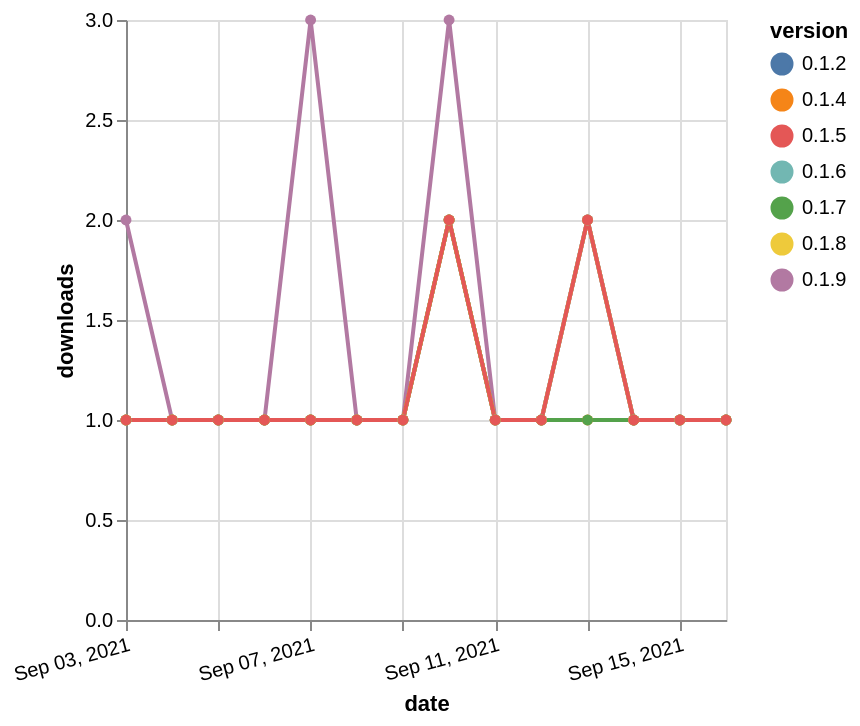

Specify this chart in Vega-Lite:
### Vega-Lite specification from a JSON file in a GitHub repository (floating-point values rounded to 4 significant figures)
{"$schema": "https://vega.github.io/schema/vega-lite/v5.json", "description": "A simple bar chart with embedded data.", "data": {"values": [{"date": "2021-09-03", "total": 245, "delta": 1, "version": "0.1.2"}, {"date": "2021-09-04", "total": 246, "delta": 1, "version": "0.1.2"}, {"date": "2021-09-05", "total": 247, "delta": 1, "version": "0.1.2"}, {"date": "2021-09-06", "total": 248, "delta": 1, "version": "0.1.2"}, {"date": "2021-09-07", "total": 249, "delta": 1, "version": "0.1.2"}, {"date": "2021-09-08", "total": 250, "delta": 1, "version": "0.1.2"}, {"date": "2021-09-09", "total": 251, "delta": 1, "version": "0.1.2"}, {"date": "2021-09-10", "total": 253, "delta": 2, "version": "0.1.2"}, {"date": "2021-09-11", "total": 254, "delta": 1, "version": "0.1.2"}, {"date": "2021-09-12", "total": 255, "delta": 1, "version": "0.1.2"}, {"date": "2021-09-13", "total": 257, "delta": 2, "version": "0.1.2"}, {"date": "2021-09-14", "total": 258, "delta": 1, "version": "0.1.2"}, {"date": "2021-09-15", "total": 259, "delta": 1, "version": "0.1.2"}, {"date": "2021-09-16", "total": 260, "delta": 1, "version": "0.1.2"}, {"date": "2021-09-03", "total": 210, "delta": 1, "version": "0.1.4"}, {"date": "2021-09-04", "total": 211, "delta": 1, "version": "0.1.4"}, {"date": "2021-09-05", "total": 212, "delta": 1, "version": "0.1.4"}, {"date": "2021-09-06", "total": 213, "delta": 1, "version": "0.1.4"}, {"date": "2021-09-07", "total": 214, "delta": 1, "version": "0.1.4"}, {"date": "2021-09-08", "total": 215, "delta": 1, "version": "0.1.4"}, {"date": "2021-09-09", "total": 216, "delta": 1, "version": "0.1.4"}, {"date": "2021-09-10", "total": 218, "delta": 2, "version": "0.1.4"}, {"date": "2021-09-11", "total": 219, "delta": 1, "version": "0.1.4"}, {"date": "2021-09-12", "total": 220, "delta": 1, "version": "0.1.4"}, {"date": "2021-09-13", "total": 221, "delta": 1, "version": "0.1.4"}, {"date": "2021-09-14", "total": 222, "delta": 1, "version": "0.1.4"}, {"date": "2021-09-15", "total": 223, "delta": 1, "version": "0.1.4"}, {"date": "2021-09-16", "total": 224, "delta": 1, "version": "0.1.4"}, {"date": "2021-09-03", "total": 228, "delta": 2, "version": "0.1.9"}, {"date": "2021-09-04", "total": 229, "delta": 1, "version": "0.1.9"}, {"date": "2021-09-05", "total": 230, "delta": 1, "version": "0.1.9"}, {"date": "2021-09-06", "total": 231, "delta": 1, "version": "0.1.9"}, {"date": "2021-09-07", "total": 234, "delta": 3, "version": "0.1.9"}, {"date": "2021-09-08", "total": 235, "delta": 1, "version": "0.1.9"}, {"date": "2021-09-09", "total": 236, "delta": 1, "version": "0.1.9"}, {"date": "2021-09-10", "total": 239, "delta": 3, "version": "0.1.9"}, {"date": "2021-09-11", "total": 240, "delta": 1, "version": "0.1.9"}, {"date": "2021-09-12", "total": 241, "delta": 1, "version": "0.1.9"}, {"date": "2021-09-13", "total": 243, "delta": 2, "version": "0.1.9"}, {"date": "2021-09-14", "total": 244, "delta": 1, "version": "0.1.9"}, {"date": "2021-09-15", "total": 245, "delta": 1, "version": "0.1.9"}, {"date": "2021-09-16", "total": 246, "delta": 1, "version": "0.1.9"}, {"date": "2021-09-03", "total": 175, "delta": 1, "version": "0.1.6"}, {"date": "2021-09-04", "total": 176, "delta": 1, "version": "0.1.6"}, {"date": "2021-09-05", "total": 177, "delta": 1, "version": "0.1.6"}, {"date": "2021-09-06", "total": 178, "delta": 1, "version": "0.1.6"}, {"date": "2021-09-07", "total": 179, "delta": 1, "version": "0.1.6"}, {"date": "2021-09-08", "total": 180, "delta": 1, "version": "0.1.6"}, {"date": "2021-09-09", "total": 181, "delta": 1, "version": "0.1.6"}, {"date": "2021-09-10", "total": 183, "delta": 2, "version": "0.1.6"}, {"date": "2021-09-11", "total": 184, "delta": 1, "version": "0.1.6"}, {"date": "2021-09-12", "total": 185, "delta": 1, "version": "0.1.6"}, {"date": "2021-09-13", "total": 187, "delta": 2, "version": "0.1.6"}, {"date": "2021-09-14", "total": 188, "delta": 1, "version": "0.1.6"}, {"date": "2021-09-15", "total": 189, "delta": 1, "version": "0.1.6"}, {"date": "2021-09-16", "total": 190, "delta": 1, "version": "0.1.6"}, {"date": "2021-09-03", "total": 172, "delta": 1, "version": "0.1.7"}, {"date": "2021-09-04", "total": 173, "delta": 1, "version": "0.1.7"}, {"date": "2021-09-05", "total": 174, "delta": 1, "version": "0.1.7"}, {"date": "2021-09-06", "total": 175, "delta": 1, "version": "0.1.7"}, {"date": "2021-09-07", "total": 176, "delta": 1, "version": "0.1.7"}, {"date": "2021-09-08", "total": 177, "delta": 1, "version": "0.1.7"}, {"date": "2021-09-09", "total": 178, "delta": 1, "version": "0.1.7"}, {"date": "2021-09-10", "total": 180, "delta": 2, "version": "0.1.7"}, {"date": "2021-09-11", "total": 181, "delta": 1, "version": "0.1.7"}, {"date": "2021-09-12", "total": 182, "delta": 1, "version": "0.1.7"}, {"date": "2021-09-13", "total": 183, "delta": 1, "version": "0.1.7"}, {"date": "2021-09-14", "total": 184, "delta": 1, "version": "0.1.7"}, {"date": "2021-09-15", "total": 185, "delta": 1, "version": "0.1.7"}, {"date": "2021-09-16", "total": 186, "delta": 1, "version": "0.1.7"}, {"date": "2021-09-03", "total": 174, "delta": 1, "version": "0.1.8"}, {"date": "2021-09-04", "total": 175, "delta": 1, "version": "0.1.8"}, {"date": "2021-09-05", "total": 176, "delta": 1, "version": "0.1.8"}, {"date": "2021-09-06", "total": 177, "delta": 1, "version": "0.1.8"}, {"date": "2021-09-07", "total": 178, "delta": 1, "version": "0.1.8"}, {"date": "2021-09-08", "total": 179, "delta": 1, "version": "0.1.8"}, {"date": "2021-09-09", "total": 180, "delta": 1, "version": "0.1.8"}, {"date": "2021-09-10", "total": 182, "delta": 2, "version": "0.1.8"}, {"date": "2021-09-11", "total": 183, "delta": 1, "version": "0.1.8"}, {"date": "2021-09-12", "total": 184, "delta": 1, "version": "0.1.8"}, {"date": "2021-09-13", "total": 186, "delta": 2, "version": "0.1.8"}, {"date": "2021-09-14", "total": 187, "delta": 1, "version": "0.1.8"}, {"date": "2021-09-15", "total": 188, "delta": 1, "version": "0.1.8"}, {"date": "2021-09-16", "total": 189, "delta": 1, "version": "0.1.8"}, {"date": "2021-09-03", "total": 187, "delta": 1, "version": "0.1.5"}, {"date": "2021-09-04", "total": 188, "delta": 1, "version": "0.1.5"}, {"date": "2021-09-05", "total": 189, "delta": 1, "version": "0.1.5"}, {"date": "2021-09-06", "total": 190, "delta": 1, "version": "0.1.5"}, {"date": "2021-09-07", "total": 191, "delta": 1, "version": "0.1.5"}, {"date": "2021-09-08", "total": 192, "delta": 1, "version": "0.1.5"}, {"date": "2021-09-09", "total": 193, "delta": 1, "version": "0.1.5"}, {"date": "2021-09-10", "total": 195, "delta": 2, "version": "0.1.5"}, {"date": "2021-09-11", "total": 196, "delta": 1, "version": "0.1.5"}, {"date": "2021-09-12", "total": 197, "delta": 1, "version": "0.1.5"}, {"date": "2021-09-13", "total": 199, "delta": 2, "version": "0.1.5"}, {"date": "2021-09-14", "total": 200, "delta": 1, "version": "0.1.5"}, {"date": "2021-09-15", "total": 201, "delta": 1, "version": "0.1.5"}, {"date": "2021-09-16", "total": 202, "delta": 1, "version": "0.1.5"}]}, "width": "container", "mark": {"type": "line", "point": {"filled": true}}, "encoding": {"x": {"field": "date", "type": "temporal", "timeUnit": "yearmonthdate", "title": "date", "axis": {"labelAngle": -15}}, "y": {"field": "delta", "type": "quantitative", "title": "downloads"}, "color": {"field": "version", "type": "nominal"}, "tooltip": {"field": "delta"}}}
